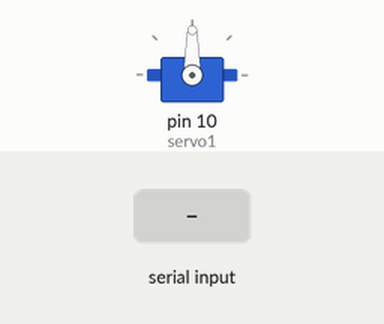
A sketch run on a simulated Arduino Uno, built with avr-gcc and run on an emulated ATmega328P. Parts: servo. The inputs (shaded band) are chosen by the test bench. What the sketch prints to the serial monitor is not drawn.

Above: at 1.2 s.
1.3 s: "d" received over Serial
At 1.7 s:
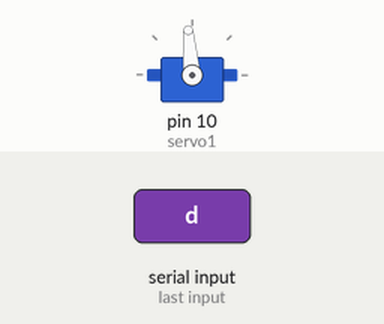
2.8 s: "d" received over Serial
At 4.0 s:
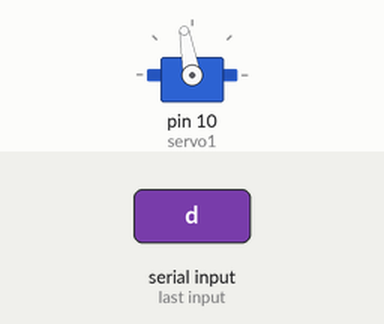
4.3 s: "i" received over Serial
At 5.2 s:
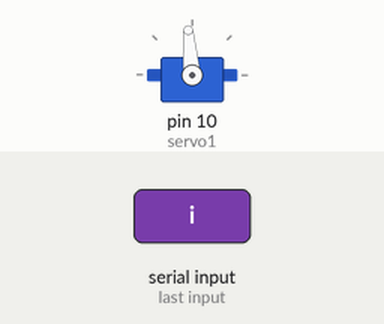
Timing chart, 0 to 7.3 s (numbered marks = the images above; inputs shaded):
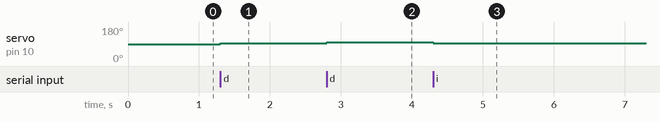

The sketch:

prueba_servos_bluetooth.ino
```cpp
//Librerías


#include <Servo.h>
#include <AFMotor.h>


//Variables

int angulo1 = 90;
char val;

//Objetos Servo

Servo servo1;
/*Servo servo2;*/

void setup() {
  Serial.begin(9600);
  servo1.attach(10,600,2400);

}

void loop() {
  while(Serial.available() > 0)
  {
    val = Serial.read();


  if (val == 'd')
  {
    angulo1 = angulo1 + 5; //Se aumenta el angulo en 5 grados
    Serial.print(angulo1); // Se envía el valor puerto serial
    }

  else if (val == 'i')
  {
    angulo1 = angulo1 - 5; //Se aumenta el angulo en 5 grados
    Serial.print(angulo1); // Se envía el valor puerto serial
    }
  angulo1 = constrain(angulo1,0,180);
  }
  servo1.write(angulo1);
  delay(100);
}
```

Measured:
- after the input at 1.3 s, servo on pin 10 (servo1): 90° → 95° at once
- after the input at 2.8 s, servo on pin 10 (servo1): 95° → 100° at once
- after the input at 4.3 s, servo on pin 10 (servo1): 100° → 95° at once
